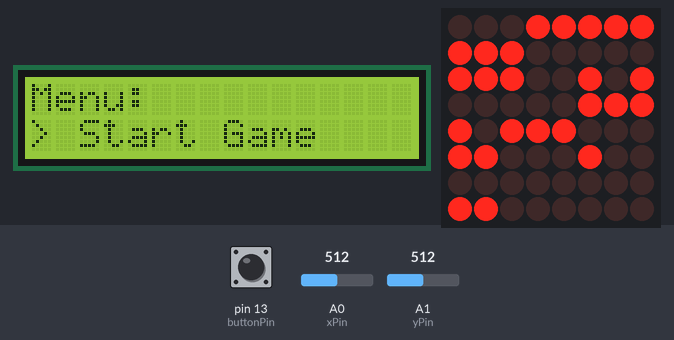
Bench run of a sketch on a simulated Arduino Uno, built with avr-gcc and run on an emulated ATmega328P. Shown: 16×2 character LCD, 8×8 LED matrix. The test bench sets the inputs (shaded band); at power-on: A0 (xPin) = 512, A1 (yPin) = 512, pin 13 (buttonPin) LOW. Random numbers use the default seed unless the sketch sets one.

Above: at 6.2 s.
6.3 s: A0 (xPin) set to 589
7.8 s: A0 (xPin) set to 617
At 8.27 s:
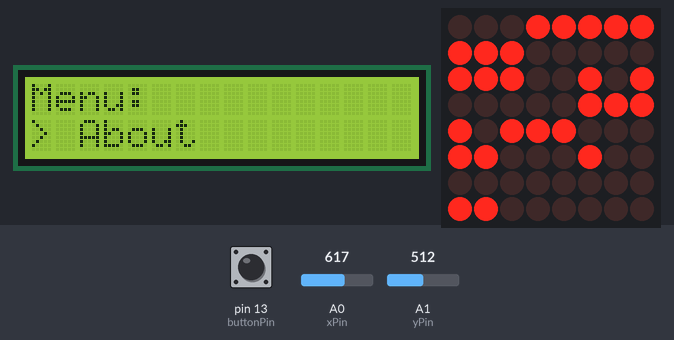
At 8.93 s:
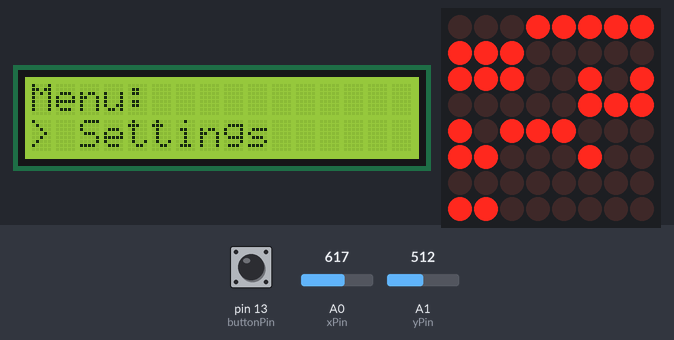
10.8 s: A1 (yPin) set to 323
13.8 s: A1 (yPin) set to 303
At 14.44 s:
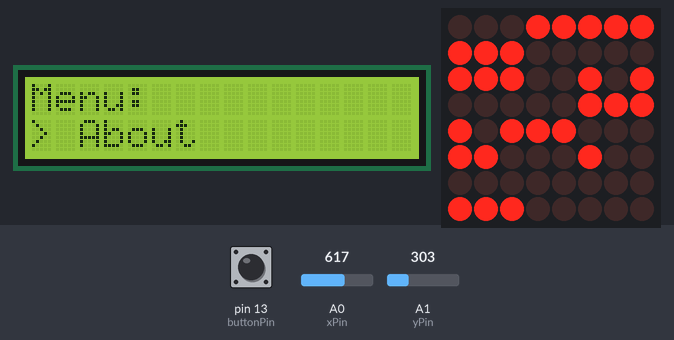
16.4 s: pin 13 (buttonPin) pulled HIGH for 3.2 s
20.2 s: A0 (xPin) set to 696
22.9 s: A0 (xPin) set to 727
At 23.55 s:
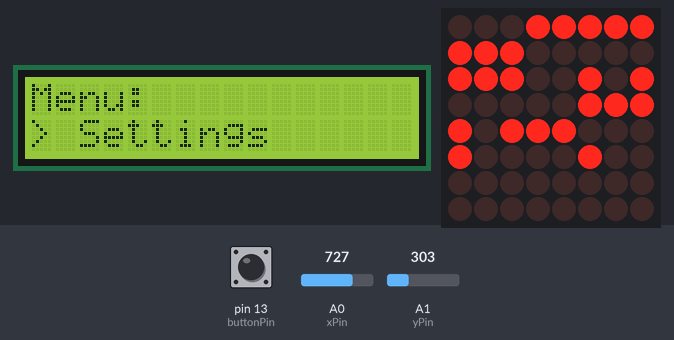
Timing chart, 0 to 25.9 s (numbered marks = the images above; inputs shaded):
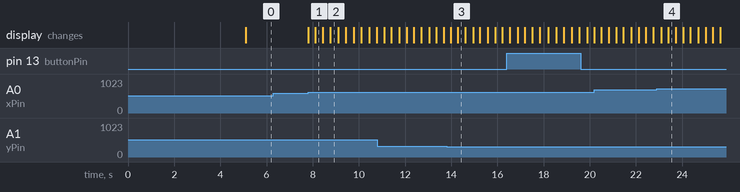

Measured:
- the behaviour switches between 600 and 601 on A0 (xPin) (found by bisection; images 0 and 1)
- the behaviour switches between 312 and 311 on A1 (yPin) (found by bisection; images 2 and 3)
- the behaviour switches between 712 and 713 on A0 (xPin) (found by bisection; images 3 and 4)
- after the input at 6.3 s, every drawn part: stays the same
- after the input at 7.8 s, the display: first changes at once (image 1 shows a later state)

The sketch:

hw7_matrix_checkpoint.ino
```cpp
#include "LedControl.h"
#include <LiquidCrystal.h>

const byte rs = 9;
const byte en = 8;
const byte d4 = 7;
const byte d5 = 6;
const byte d6 = 5;
const byte d7 = 4;

LiquidCrystal lcd(rs, en, d4, d5, d6, d7);

const int dinPin = 12;
const int clockPin = 11;
const int loadPin = 10;
const int xPin = A0;
const int yPin = A1;
const int buttonPin = 13;

LedControl lc = LedControl(dinPin, clockPin, loadPin, 1);

byte matrixBrightness = 2;
byte xPos = 7;
byte yPos = 5;
byte xLastPos = 0;
byte yLastPos = 0;

const int minThreshold = 312;
const int maxThreshold = 712;
const byte moveInterval = 200;
unsigned long long lastMoved = 0;

const int blinkIntervalPlayer = 1000;
unsigned long long lastBlinkPlayer = 0;

const int bombDelay = 3000;
unsigned long long bombPlacementTime = 0;

const byte matrixSize = 8;
bool matrixChanged = true;

const byte PLAYER = 1;
const byte WALL = 2;
const byte BOMB = 3;
const byte EXPLOSION_SIZE = 1;

byte matrix[matrixSize][matrixSize] = {
  {0, 0, 0, 0, 0, 0, 0, 0},
  {0, 0, 0, 0, 0, 0, 0, 0},
  {0, 0, 0, 0, 0, 0, 0, 0},
  {0, 0, 0, 0, 0, 0, 0, 0},
  {0, 0, 0, 0, 0, 0, 0, 0},
  {0, 0, 0, 0, 0, 0, 0, 0},
  {0, 0, 0, 0, 0, 0, 0, 0},
  {0, 0, 0, 0, 0, 0, 0, 0}
};

enum MenuOption {
  START_GAME,
  SETTINGS,
  ABOUT
};

MenuOption currentMenuOption = START_GAME;

void setup() {
  Serial.begin(9600);
  lcd.begin(16, 2);

  lcd.setCursor(0, 0);
  lcd.print("Welcome to the");   // scriem mesajul de inceput
  lcd.setCursor(0, 1);
  lcd.print("Matrix Game!");
  delay(5000);
  lcd.clear();
  showMenu();

  lc.shutdown(0, false);
  lc.setIntensity(0, matrixBrightness);
  lc.clearDisplay(0);

  // plaseaza peretii aleatoriu, evitand pozitia initiala a jucatorului
  for (int i = 0; i < matrixSize * matrixSize / 2; i++) {
    int wallX, wallY;
    do {
      wallX = random(matrixSize);
      wallY = random(matrixSize);
    } while (wallX == xPos && wallY == yPos);
    matrix[wallX][wallY] = WALL;
  }
  matrix[xPos][yPos] = PLAYER;
  lastBlinkPlayer = 0;
}

void loop() {
  handleMenuInput();

  /*if (digitalRead(buttonPin) == HIGH) {
    handleMenuSelection();
  }
*/
  if (currentMenuOption == START_GAME) {
    if (millis() - lastMoved > moveInterval) {
      updatePositions();
      lastMoved = millis();
    }
    if (digitalRead(buttonPin) == HIGH) {
      if (matrix[xPos][yPos] == WALL) {
        placeBomb();    // se plaseaza bomba
      }
    }

    if (millis() - bombPlacementTime > bombDelay) {
      explodeBombs();  // explodeaza bomba
    }
    // verifica conditia de castig (toti peretii sunt distrusi)
    bool allWallsDestroyed = true;
    for (int i = 0; i < matrixSize; i++) {
      for (int j = 0; j < matrixSize; j++) {
        if (matrix[i][j] == WALL) {
          allWallsDestroyed = false;
          break;
        }
      }
      if (!allWallsDestroyed) {
        break;
      }
    }

    if (allWallsDestroyed) {
      displaySmileFace();  // afiseaza fata zambitoare
    }

    if (millis() - lastBlinkPlayer > blinkIntervalPlayer) {
      matrixChanged = true;
      lastBlinkPlayer = millis();
    }
    if (matrixChanged == true) {
      updateMatrix();
      matrixChanged = false;
    }
  }
}

void handleMenuInput() {
  int joystickXValue = analogRead(xPin);

  const int newMinThreshold = 400;
  const int newMaxThreshold = 600;

  if (joystickXValue < newMinThreshold) {
    changeMenuOption(-1);
  } else if (joystickXValue > newMaxThreshold) {
    changeMenuOption(1);
  }
}

void changeMenuOption(int direction) {
  int numMenuOptions = 3;
  currentMenuOption = static_cast<MenuOption>((currentMenuOption + direction + numMenuOptions) % numMenuOptions);
  showMenu();
}

void showMenu() {
  lcd.clear();
  lcd.setCursor(0, 0);
  lcd.print("Menu:");

  lcd.setCursor(0, 1);
  switch (currentMenuOption) {
    case START_GAME:
      lcd.print("> Start Game");
      break;
    case SETTINGS:
      lcd.print("> Settings");
      break;
    case ABOUT:
      lcd.print("> About");
      break;
  }
}

void handleMenuSelection() {
  switch (currentMenuOption) {
    case START_GAME:
      lcd.clear();
      lcd.print("Starting game...");
      delay(2000);
      lcd.clear();
      break;
    case SETTINGS:
      lcd.clear();
      lcd.print("Settings menu");
      delay(2000);
      lcd.clear();
      break;
    case ABOUT:
      lcd.clear();
      lcd.print("About this game");
      delay(2000);
      lcd.clear();
      break;
  }
}

void displaySmileFace() {
  // definirea matricei pentru fata zambitoare
  byte smileyFace[matrixSize][matrixSize] = {
    {0, 0, 0, 0, 0, 0, 0, 0},
    {0, 1, 1, 0, 0, 1, 1, 0},
    {0, 1, 1, 0, 0, 1, 1, 0},
    {0, 0, 0, 0, 0, 0, 0, 0},
    {1, 0, 0, 0, 0, 0, 0, 1},
    {0, 1, 0, 0, 0, 0, 1, 0},
    {0, 0, 1, 1, 1, 1, 0, 0},
    {0, 0, 0, 0, 0, 0, 0, 0}
  };
  // afiseaza fata zambitoare pe matrice
  for (int row = 0; row < matrixSize; row++) {
    for (int col = 0; col < matrixSize; col++) {
      lc.setLed(0, row, col, smileyFace[row][col] * matrixBrightness);
    }
  }
}

void updateMatrix() {
  for (int row = 0; row < matrixSize; row++) {
    for (int col = 0; col < matrixSize; col++) {
      byte value = matrix[row][col];

      if (value == WALL || value == BOMB || value == PLAYER) {
        lc.setLed(0, row, col, matrixBrightness);
      } else {
        lc.setLed(0, row, col, 0);
      }
    }
  }
  if (matrix[xPos][yPos] == BOMB) {
    lc.setLed(0, xPos, yPos, matrixBrightness);
  }
}

void updatePositions() {
  int xValue = analogRead(xPin);
  int yValue = analogRead(yPin);

  xLastPos = xPos;
  yLastPos = yPos;

  if (xValue < minThreshold) {
    movePlayer(1, 0);
  }
  if (xValue > maxThreshold) {
    movePlayer(-1, 0);
  }
  if (yValue > maxThreshold) {
    movePlayer(0, 1);
  }
  if (yValue < minThreshold) {
    movePlayer(0, -1);
  }
}

void movePlayer(int xChange, int yChange) {
  byte newPosX = constrain(xPos + xChange, 0, matrixSize - 1);
  byte newPosY = constrain(yPos + yChange, 0, matrixSize - 1);
  if (matrix[newPosX][newPosY] == 0) {
    matrixChanged = true;
    matrix[xPos][yPos] = 0;
    xPos = newPosX;
    yPos = newPosY;
    matrix[xPos][yPos] = PLAYER;
  }
}

void placeBomb() {
  if (matrix[xPos][yPos] == WALL) {
    matrix[xPos][yPos] = BOMB;
    bombPlacementTime = millis();
    matrixChanged = true;
  }
}

void explodeBombs() {
  bombPlacementTime = millis();
  for (int i = -EXPLOSION_SIZE; i <= EXPLOSION_SIZE; i++) {
    for (int j = -EXPLOSION_SIZE; j <= EXPLOSION_SIZE; j++) {
      int targetX = xPos + i;
      int targetY = yPos + j;

      if (targetX >= 0 && targetX < matrixSize && targetY >= 0 && targetY < matrixSize) {
        if (matrix[targetX][targetY] == WALL) {
          matrix[targetX][targetY] = 0;
        }
      }
    }
  }
  matrix[xPos][yPos] = 0;
  matrixChanged = true;
}
```
